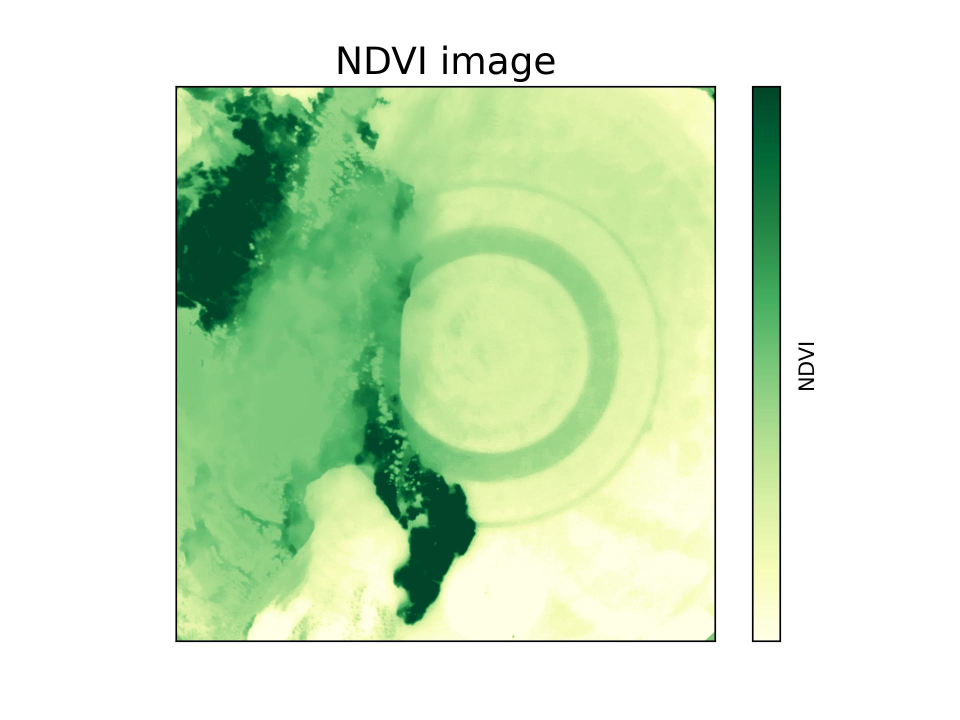
#> input picture analisi_phase4/img/chosen/color130.jpg, 1920 x 1440 px, given in place of 299.png, which was not available (shown at 1/2 size)
$ python color.py
#> lines starting #> are read from the running program, lines starting #| are printed output that depends on the picture; pictures that were not available may be replaced by others from this repository, and a replacement may not be noted
#> further down, original is the input picture: shape (1440, 1920, 3); mean B, G, R 202.1, 232.1, 211.9
from cProfile import label
import fontTools
import numpy as np
import cv2
from matplotlib import pyplot as plt
from matplotlib import image as mpimg

# This program is used to calculate ndvi index for every image obtained after it was cropped.


# function to increase the contrast
def contrast(img):
    in_min = np.percentile(img, 5)
#> in_min = 68
    in_max = np.percentile(img, 95)
#> in_max = 255

    out_min = 0.0
    out_max = 255.0

    out = img - in_min
    out *= ((out_min - out_max) / (in_min - in_max))
    out += in_min
    return out


# function to culculate the ndvi index
def calc_ndvi(img):
    # create the variabels for the 3 colors channels: red. green and blue
    b, g, r = cv2.split(img)
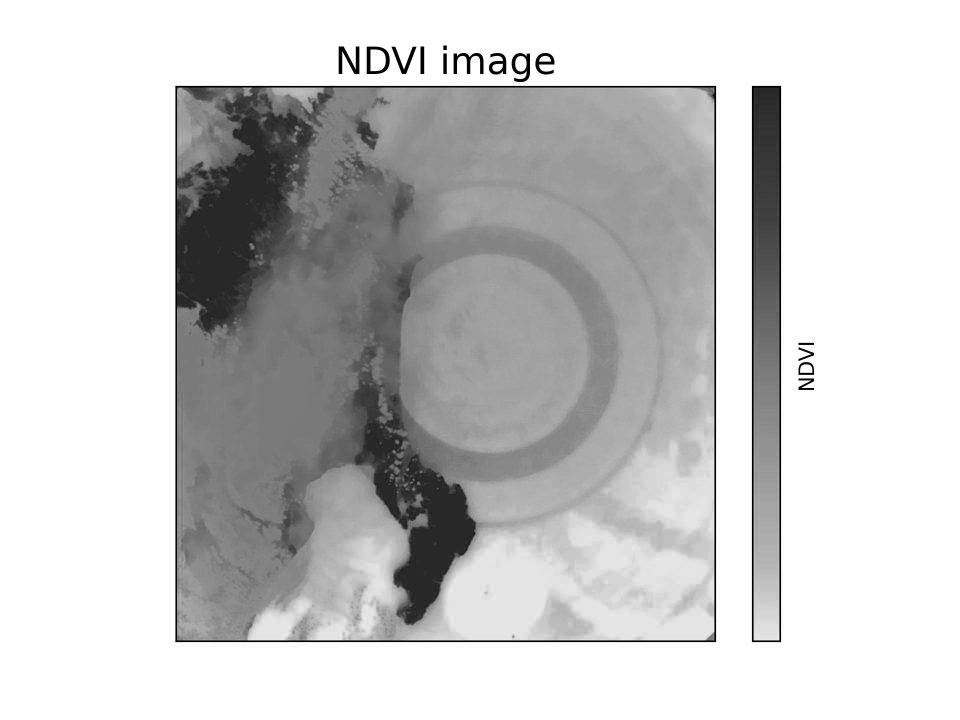
#> b: shape (1440, 1920) float64 (shown at 1/2 size); min -24.73, max 323, mean 250.8; drawn with min black and max white
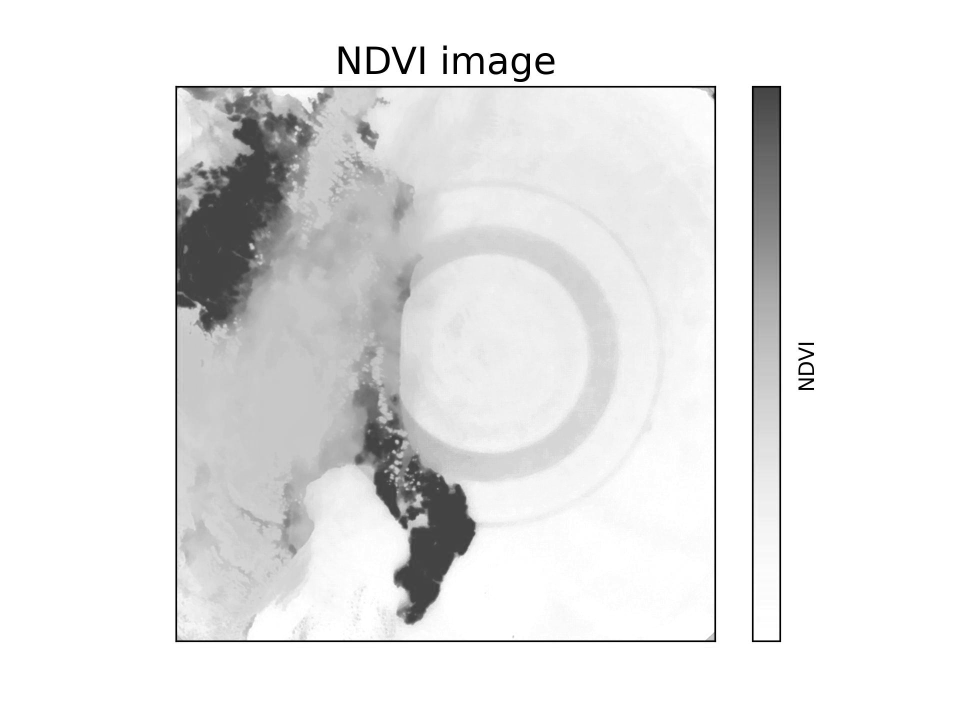
#> g: shape (1440, 1920) float64 (shown at 1/2 size); min -24.73, max 323, mean 291.8; drawn with min black and max white
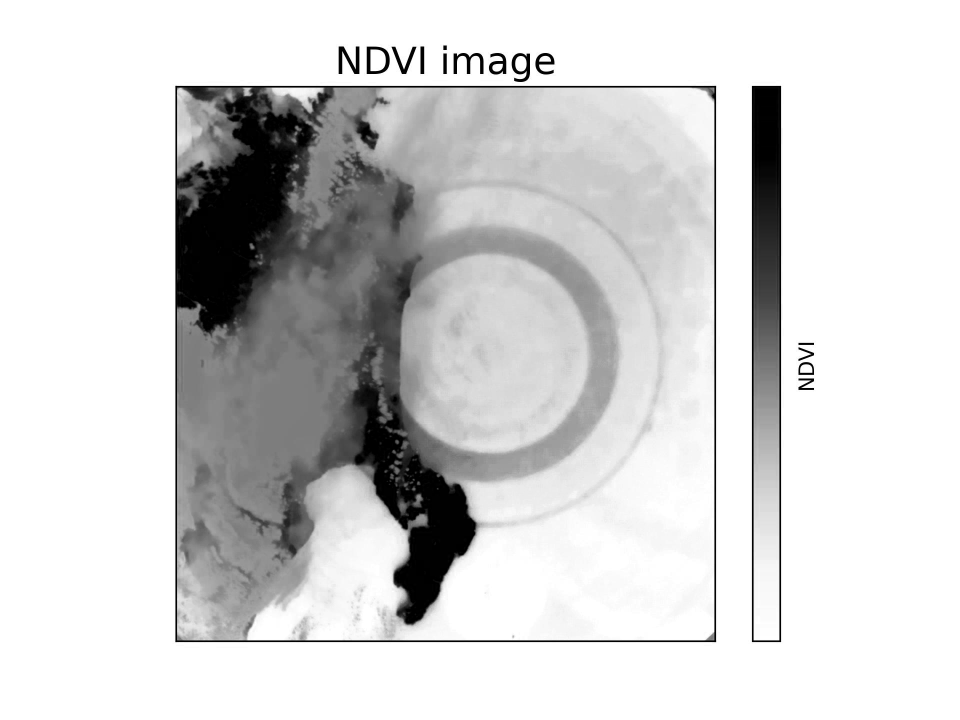
#> r: shape (1440, 1920) float64 (shown at 1/2 size); min -24.73, max 323, mean 264.3; drawn with min black and max white

    # create bottom as the sum of the red and blue channel
    bottom = (r.astype(float) + b.astype(float))
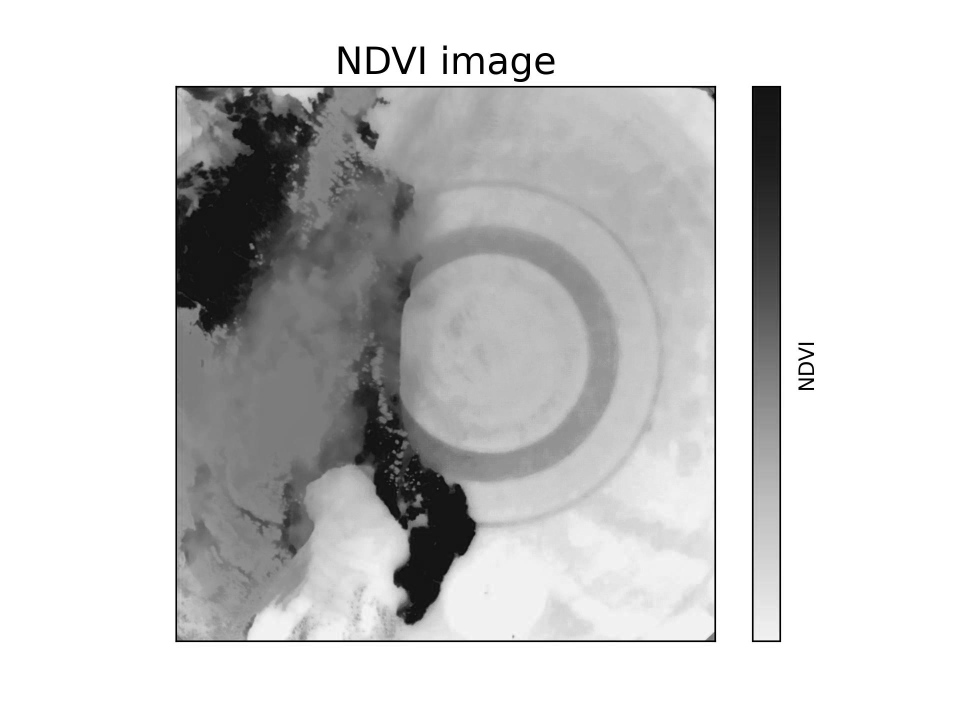
#> bottom: shape (1440, 1920) float64 (shown at 1/2 size); min -49.45, max 646, mean 515.1; drawn with min black and max white

    # initialize bottom
    # to avoid dividing by 0 wich won't give a risult
    bottom[bottom == 0] = 0.01

    # calculate the ndvi index
    ndvi = (b.astype(float) - r) / bottom
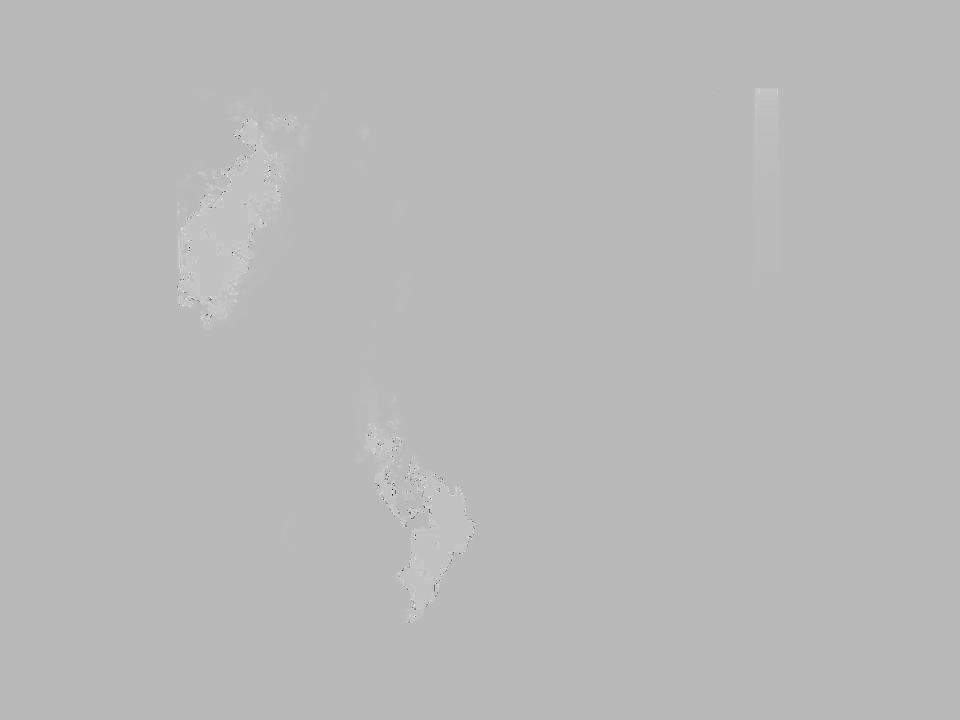
#> ndvi: shape (1440, 1920) float64 (shown at 1/2 size); min -135, max 50.45, mean 0.2; drawn with min black and max white
    return ndvi


chosen = [63, 68, 90, 91, 95, 130, 131, 278, 270, 299]

for i in [299]:
    # load the original img
    original = cv2.imread(f'img/chosen/{i}.png')
    contrasted = contrast(original)

    #contrasted = contrast(original)
    ndvi = calc_ndvi(contrasted)
    ndvi_contrasted = contrast(ndvi)

    fig, (ax0, ax1) = plt.subplots(1, 2, figsize=(15, 6))
    # ax0
    ax0.imshow(cv2.cvtColor(original, cv2.COLOR_BGR2RGB))
    ax0.set_xticks([])
    ax0.set_yticks([])
    ax0.set_title('IR', fontsize=20)

    # ax1
    imgplot = plt.imshow(ndvi_contrasted)
    imgplot.set_cmap('YlGn')
    cbar = plt.colorbar(orientation="vertical", shrink=1, pad=0.05, aspect=20)
    # cbar.set_label(label='NDVI')
    cbar.set_ticks([])
    plt.clim(0, 255)
    plt.yticks([])
    plt.xticks([])
    ax1.set_title('NDVI', fontsize=20)

    fig.savefig(f'img/chosen/color{i}.jpg', dpi=300)
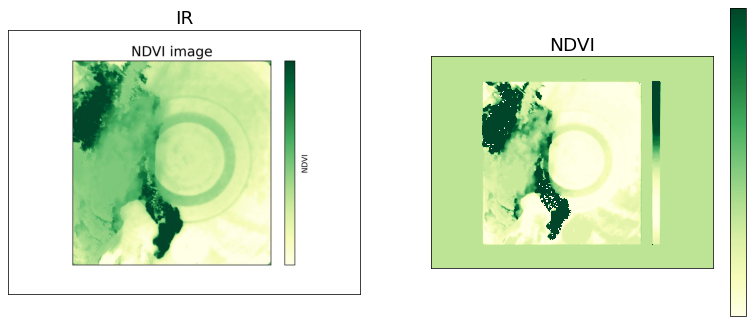
#> figure drawn by matplotlib, 3 panels

$ run again, on analisi_phase4/img/chosen/color299.jpg
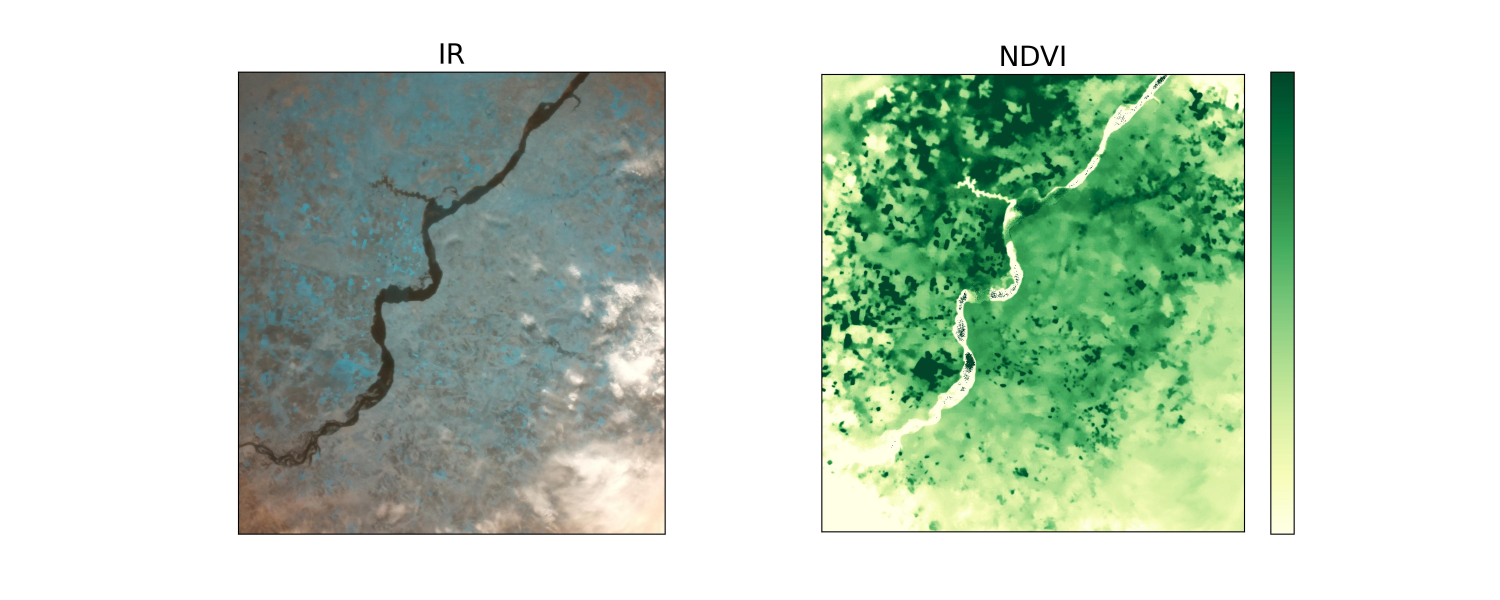
#> input picture analisi_phase4/img/chosen/color299.jpg, 4500 x 1800 px, given in place of 299.png, which was not available (shown at 1/3 size)
#> original is the input picture: shape (1800, 4500, 3); mean B, G, R 194.8, 211, 194.2
#> in_min = 67
#> in_max = 255
#> in calc_ndvi, `ndvi = (b.astype(float) - r) / bottom`:
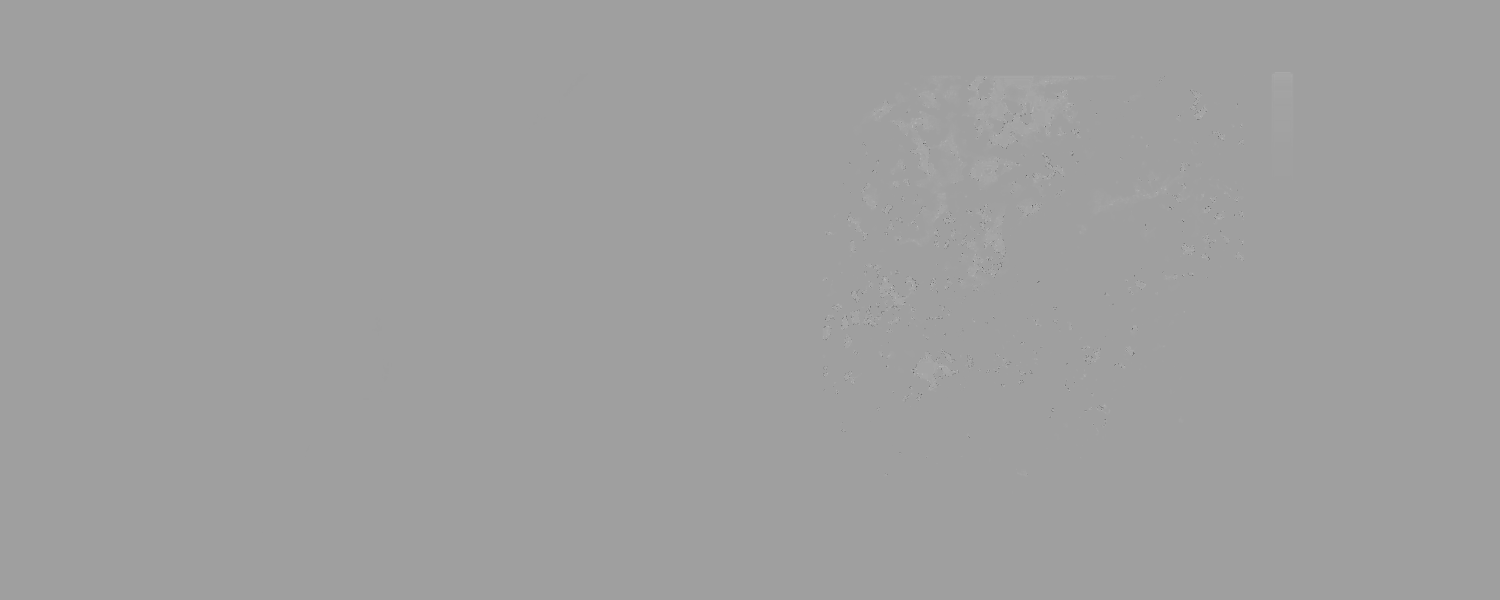
#> ndvi: shape (1800, 4500) float64 (shown at 1/3 size); min -168.4, max 101, mean 0.1; drawn with min black and max white
#> `fig.savefig(f'img/chosen/color{i}.jpg', dpi=300)`:
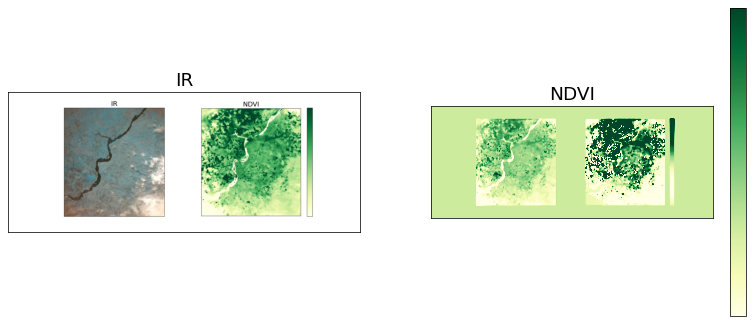
#> figure drawn by matplotlib, 3 panels

$ run again, on analisi_phase4/img/chosen/color63.jpg
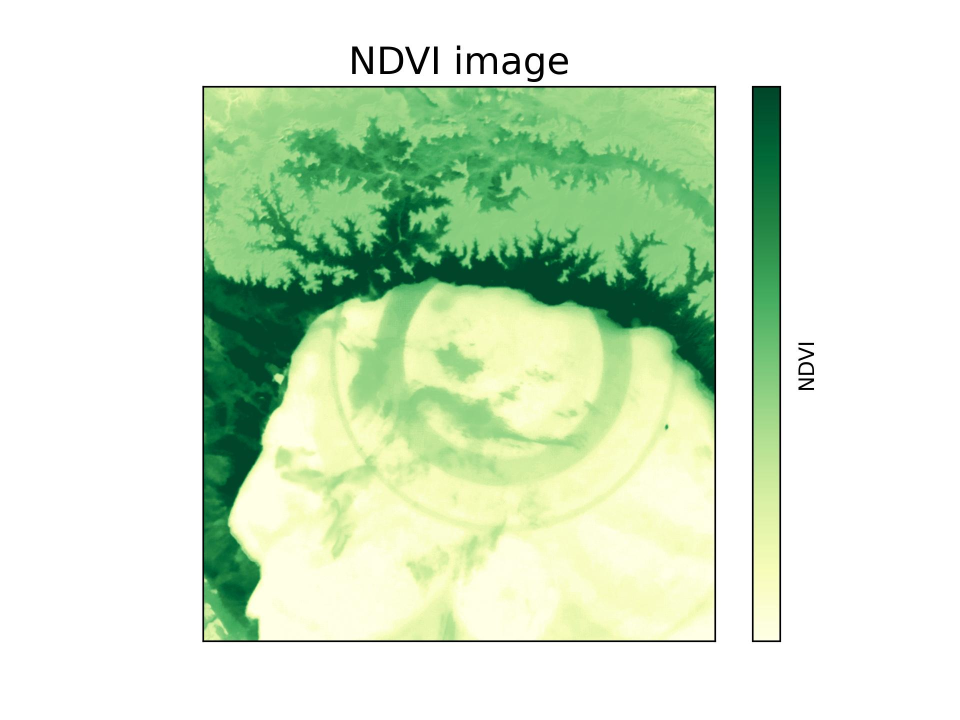
#> input picture analisi_phase4/img/chosen/color63.jpg, 1920 x 1440 px, given in place of 299.png, which was not available (shown at 1/2 size)
#> original is the input picture: shape (1440, 1920, 3); mean B, G, R 204.8, 231.1, 212.3
#> in_min = 53
#> in_max = 255
#> in calc_ndvi, `ndvi = (b.astype(float) - r) / bottom`:
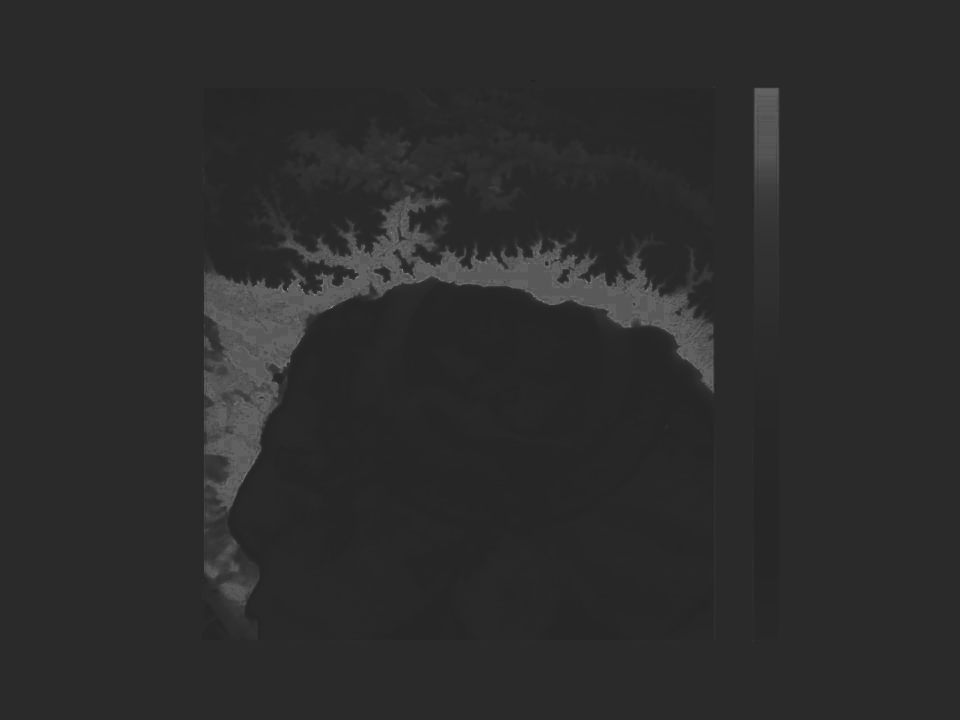
#> ndvi: shape (1440, 1920) float64 (shown at 1/2 size); min -1.68, max 8.42, mean 0.0803; drawn with min black and max white
#> `fig.savefig(f'img/chosen/color{i}.jpg', dpi=300)`:
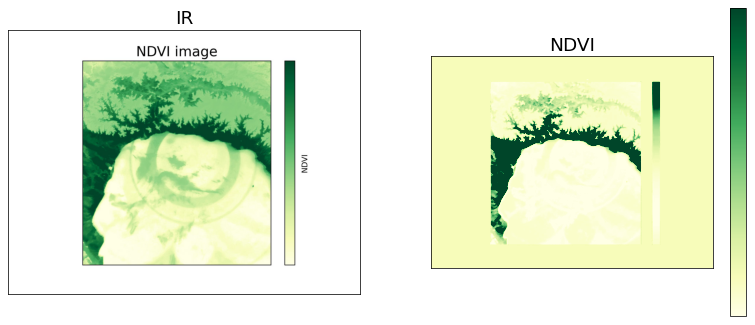
#> figure drawn by matplotlib, 3 panels
